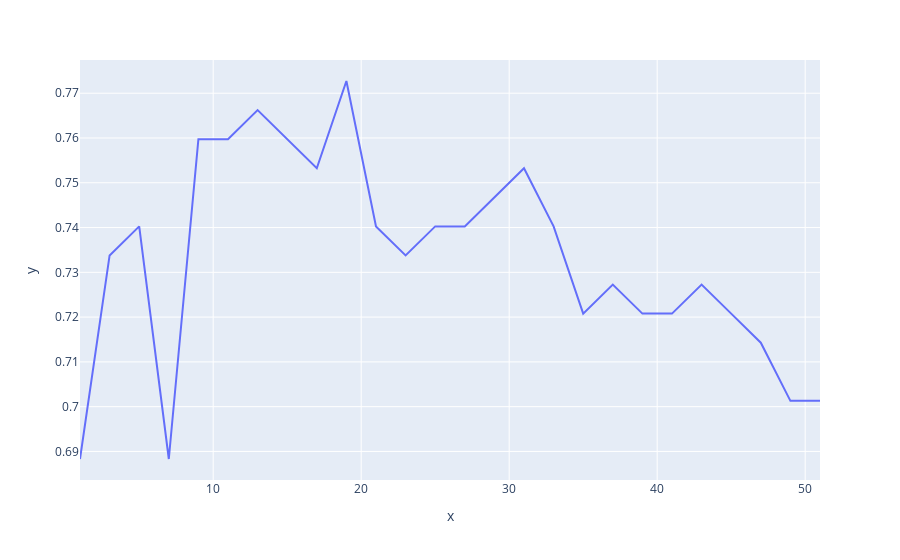

This figure's notebook cell:
### Code cell
px.line(x=k_values,y=accuracy_values)

### Figure 1 — Plotly figure (JSON) as saved in the notebook; plotly's stock layout.template omitted (floating-point values rounded to 4 significant figures)
{"data": [{"hovertemplate": "x=%{x}<br>y=%{y}<extra></extra>", "legendgroup": "", "line": {"color": "#636efa", "dash": "solid"}, "marker": {"symbol": "circle"}, "mode": "lines", "name": "", "orientation": "v", "showlegend": false, "type": "scatter", "x": [1, 3, 5, 7, 9, 11, 13, 15, 17, 19, 21, 23, 25, 27, 29, 31, 33, 35, 37, 39, 41, 43, 45, 47, 49, 51], "xaxis": "x", "y": [0.6883, 0.7338, 0.7403, 0.6883, 0.7597, 0.7597, 0.7662, 0.7597, 0.7532, 0.7727, 0.7403, 0.7338, 0.7403, 0.7403, 0.7468, 0.7532, 0.7403, 0.7208, 0.7273, 0.7208, 0.7208, 0.7273, 0.7208, 0.7143, 0.7013, 0.7013], "yaxis": "y"}], "layout": {"legend": {"tracegroupgap": 0}, "margin": {"t": 60}, "xaxis": {"anchor": "y", "domain": [0, 1], "title": {"text": "x"}}, "yaxis": {"anchor": "x", "domain": [0, 1], "title": {"text": "y"}}}}
